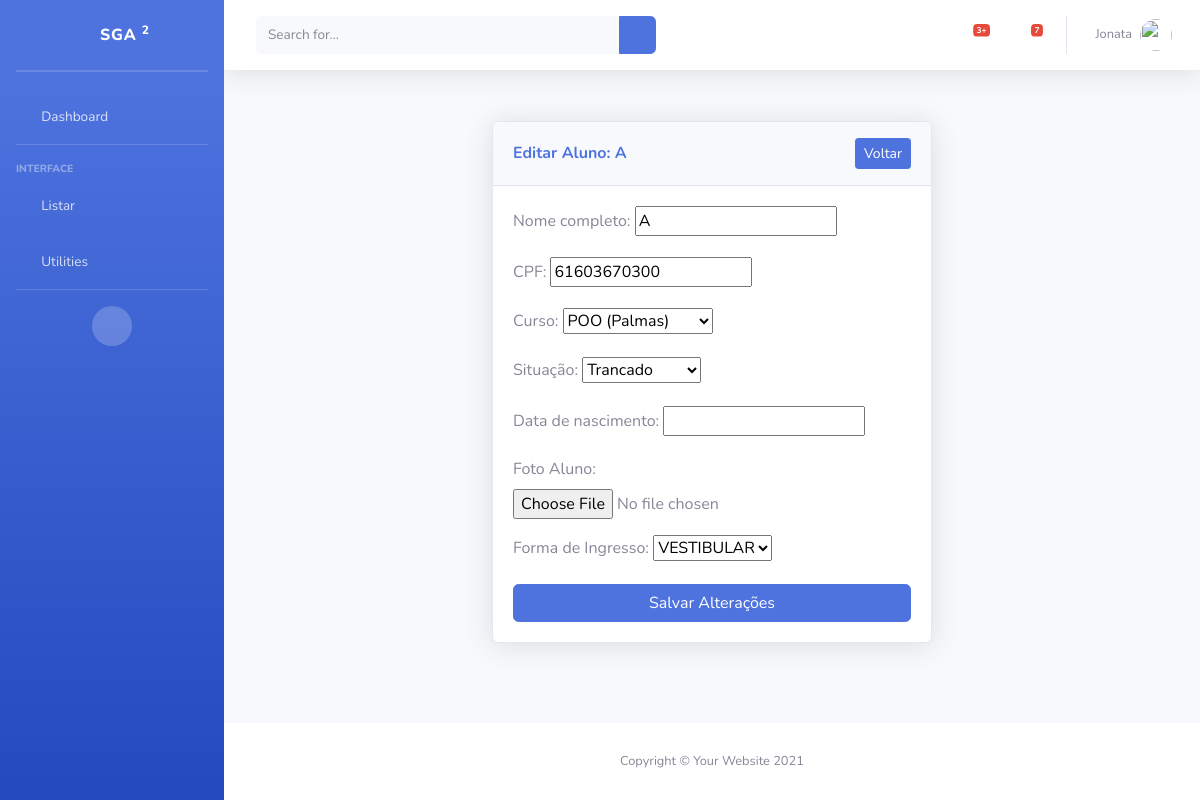
Screenshot of /editarAluno/25/ with the database file from the repository.
### piloto/models/Aluno.py (models this page shows, shortened)
class Aluno(models.Model):
    nomeCompleto = models.CharField('Nome completo', max_length=500, help_text='')
    cpf = models.CharField('CPF', max_length=11, unique=True, help_text='')
    matricula = models.CharField('Matricula', max_length=10, unique=True, editable=False)
    curso = models.ForeignKey(Curso, verbose_name="Curso", on_delete=models.PROTECT)
    dataNascimento = models.DateField("Data de nascimento", null=True, blank=True)
    foto = models.ImageField("Foto Aluno", upload_to='alunos_fotos/', blank=True, null=True)
    formaIngresso = models.ForeignKey(FormaIngresso, verbose_name="Forma de Ingresso", on_delete=models.PROTECT)
    situacao = models.ForeignKey(Situacao, verbose_name="Situação", on_delete=models.PROTECT, default=lambda: Situacao.objects.get(nome="Vinculado"))
    dataCadastro = models.DateField('data de cadastro', default=date.today)
    dataUpdate = models.DateTimeField('Ultima atualização', auto_now=True)
    ativo = models.BooleanField("Aluno vinculado na instituição?", default=True)
    class Meta:
        verbose_name = "Aluno"
        verbose_name_plural = "Alunos"

### piloto/views/EditarAluno.py (the view, shortened to what this page needs)
# urls.py: path('editarAluno/<int:pk>/', EditarAlunoView.as_view(), name='editarAluno'),
class EditarAlunoView(UpdateView):
    model = Aluno
    form_class = AlunoForm
    template_name = 'edit_Aluno/EditAluno.html'
    context_object_name = 'aluno'

### piloto/forms/AlunoForm.py
class AlunoForm(forms.ModelForm):
    class Meta:
        model = Aluno
        fields = [
            'nomeCompleto', 'cpf', 'curso', 'situacao',
            'dataNascimento', 'foto', 'formaIngresso'
        ]

### piloto/models/Curso.py (called while the page is built)
    def __str__(self):
        return f"{self.nome} ({self.campus.nome})"

### piloto/models/FomaIngresso.py (called while the page is built)
    def __str__(self):
        return self.nome

### piloto/models/Situacao.py (called while the page is built)
    def __str__(self):
        return self.nome

### templates/edit_Aluno/EditAluno.html (shortened to what this page needs)
{% extends 'Base.html' %}
{% load static %}
{% block content %}
<div class="container d-flex align-items-center justify-content-center" style="min-height: 75vh;">
    <div class="col-xl-6 col-lg-8 col-md-10">
        <div class="card shadow mb-4">
            <div class="card-header py-3 d-flex justify-content-between align-items-center">
                <h6 class="m-0 font-weight-bold text-primary">Editar Aluno: {{ aluno.nomeCompleto }}</h6>
                <a href="{% url 'listaAlunos' %}" class="btn btn-sm btn-primary">Voltar</a>
            </div>
            <div class="card-body">
                <form method="POST" enctype="multipart/form-data">
                    {{ form.as_p }}
                    <button type="submit" class="btn btn-primary w-100">Salvar Alterações</button>
                </form>
            </div>
        </div>
    </div>
</div>
</div>
{% endblock %}

### rows the page displays
Aluno: nomeCompleto "A", cpf "61603670300", curso "POO (Palmas)", situacao "Trancado", formaIngresso "VESTIBULAR"
